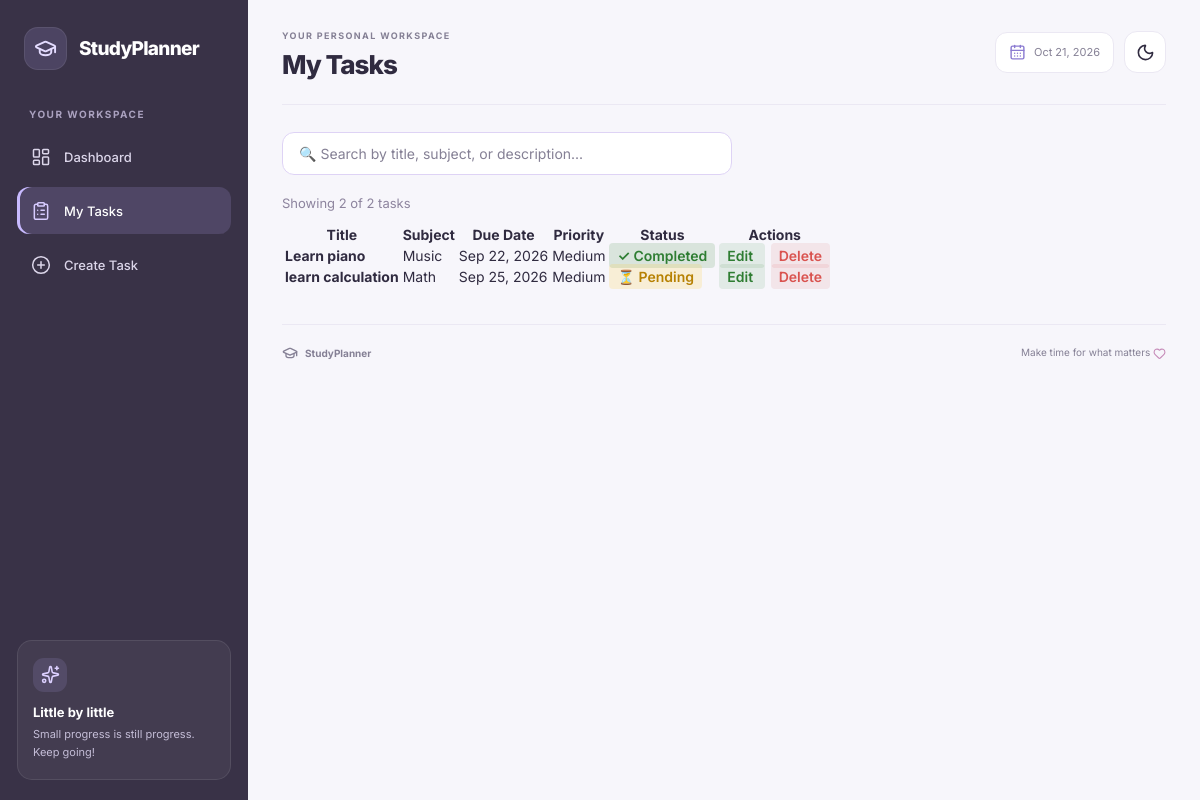
/tasks/, run on the app's committed database.
### MyApp/models.py (models this page shows, shortened)
class Task(models.Model):
    PRIORITY_CHOICES = [
    ('Low', 'Low'),
    ('Medium', 'Medium'),
    ('High', 'High'),
]
    STATUS_CHOICES = [
    ('Pending', 'Pending'),
    ('In Progress', 'In Progress'),
    ('Completed', 'Completed'),
]
    user = models.ForeignKey(User, on_delete=models.CASCADE, null=True, blank=True)
    title = models.CharField(max_length=200)
    subject = models.CharField(max_length=100)
    description = models.TextField(blank=True)
    due_date = models.DateField()
    priority = models.CharField(max_length=10, choices=PRIORITY_CHOICES, default='Medium')
    status = models.CharField(max_length=20, choices=STATUS_CHOICES, default='Pending')
    created_date = models.DateTimeField(auto_now_add=True)

### MyApp/views.py (the view)
# urls.py: path('tasks/', views.task_list, name='task_list'),
def task_list(request):
    tasks = Task.objects.all().order_by('due_date', 'id')
    context = {
        'tasks': tasks,
        'pending_count': tasks.filter(status='Pending').count(),
        'completed_count': tasks.filter(status='Completed').count(),
    }
    return render(request, 'Tasks.html', context)

### MyApp/templates/Tasks.html (shortened to what this page needs)
{% extends 'base.html' %}
{% block nav_tasks %}active{% endblock %}
{% block page_title %}My Tasks{% endblock %}
{% block content %}
<div class="search-container">
    <input
        type="text"
        id="taskSearch"
        placeholder="🔍 Search by title, subject, or description..."
        aria-label="Search tasks"
    >
</div>
<p id="searchResultCount" aria-live="polite"></p>
<div class="card">
    <table>
        <thead>
            <tr>
                <th>Title</th>
                <th>Subject</th>
                <th>Due Date</th>
                <th>Priority</th>
                <th>Status</th>
                <th>Actions</th>
            </tr>
        </thead>
        <tbody id="tasksTableBody">
            {% for task in tasks %}
            <tr class="task-row"
                data-title="{{ task.title|default:''|lower }}"
                data-subject="{{ task.subject|default:''|lower }}"
                data-description="{{ task.description|default:''|lower }}">
                <td><strong>{{ task.title }}</strong></td>
                <td>{{ task.subject }}</td>
                <td>
                    {{ task.due_date|date:"M d, Y"|default:"No due date" }}
                </td>
                <td>
                    <span class="badge {% if task.priority == 'High' %}badge-high{% else %}badge-normal{% endif %}">
                        {{ task.priority|default:"Normal" }}
                    </span>
                </td>
                <td>
                    <a href="{% url 'task_toggle_status' task.id %}"
                       style="text-decoration: none;"
                       title="Click to toggle status">
                        {% if task.status == 'Completed' %}
                            <span class="badge"
                                  style="background: rgba(46,125,50,.15); color: #2e7d32; font-weight: 600; padding: 4px 8px; border-radius: 4px;">
                                ✓ Completed
                            </span>
                        {% else %}
                            <span class="badge"
                                  style="background: rgba(255,193,7,.15); color: #b78103; font-weight: 600; padding: 4px 8px; border-radius: 4px;">
                                ⏳ Pending
                            </span>
                        {% endif %}
                    </a>
                </td>
                <td>
                    <a href="{% url 'task_edit' task.id %}"
                       style="color: #2e7d32; text-decoration: none; font-weight: 600; padding: 4px 8px; border-radius: 4px; background: rgba(46,125,50,.1); margin-right: 6px;">
                        Edit
                    </a>
                    <a href="{% url 'task_delete' task.id %}"
                       style="color: #d9534f; text-decoration: none; font-weight: 600; padding: 4px 8px; border-radius: 4px; background: rgba(217,83,79,.1);">
                        Delete
                    </a>
                </td>
            </tr>
            {% empty %}
            <tr id="emptyTasksRow">
                <td colspan="6" style="text-align: center; padding: 24px;">
                    No tasks found. Click "Add Task" to create one!
                </td>
            </tr>
            {% endfor %}
        </tbody>
    </table>
</div>
{% endblock %}

### MyApp/static/style.css (style rules this page uses)
:root { color-scheme: light; --primary: #8b7bd1; --primary-dark: #7160b5; --primary-soft: #f0edfc; --bg: #f7f6fb; --surface: #ffffff; --surface-soft: #fbfaff; --text: #302b40; --text-muted: #858095; --border: #ebe8f3; --sidebar: #393247; --sidebar-text: #dcd6ea; --green: #5b9d83; --green-bg: #eaf5ef; --amber: #b58a3f; --amber-bg: #fff4df; --red: #c85e70; --red-bg: #fff0f2; --shadow: 0 5px 22px rgba(49, 39, 83, 0.045); --shadow-hover: 0 12px 28px rgba(49, 39, 83, 0.09); --radius: 18px; --transition: 0.22s ease; }
* { box-sizing: border-box; }
html { min-height: 100%; scroll-behavior: smooth; }
body { min-height: 100vh; margin: 0; background: var(--bg); color: var(--text); font-family: "Inter", sans-serif; font-size: 14px; -webkit-font-smoothing: antialiased; transition: background var(--transition), color var(--transition); }
a { color: inherit; text-decoration: none; }
button, input, select, textarea { font: inherit; }
input, select, textarea { max-width: 100%; color: var(--text); background: var(--surface); border: 1px solid var(--border); border-radius: 11px; transition: border-color var(--transition), box-shadow var(--transition), background var(--transition); }
input::placeholder, textarea::placeholder { color: var(--text-muted); }
.search-container { margin-bottom: 20px; }
#taskSearch { width: 100%; max-width: 450px; padding: 12px 16px; border: 1px solid #ded3f5; border-radius: 12px; background-color: #ffffff; color: #51436d; font-size: 14px; outline: none; box-sizing: border-box; transition: border-color 0.2s, box-shadow 0.2s; }

### MyApp/templates/Tasks.html (style rules this page uses)
.search-container { margin-bottom: 20px; }
#taskSearch { width: 100%; padding: 12px 16px; border: 1px solid #ded3f5; border-radius: 12px; background: #fff; color: #51436d; font-size: 14px; outline: none; box-sizing: border-box; transition: border-color 0.2s, box-shadow 0.2s; }
#searchResultCount { color: #8d849e; font-size: 13px; margin: 0 0 12px; }

### data on the page
Task: title "Learn piano", subject "Music", due_date "Sep 22, 2026", priority "Medium", status "✓ Completed"
Task: title "learn calculation", subject "Math", due_date "Sep 25, 2026", priority "Medium", status "⏳ Pending"
